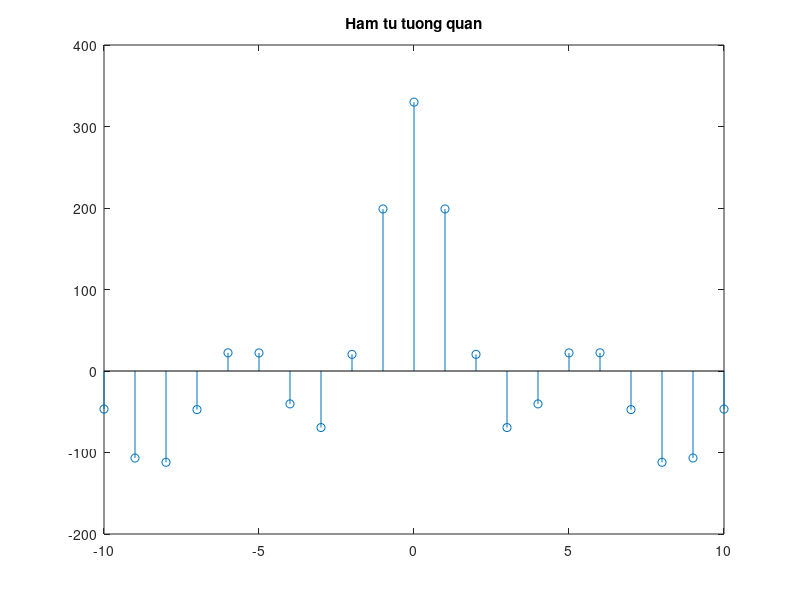

This chart was generated by the following MATLAB code:
a = [1 0 0];
b = [1 -1 0.9];
n = [-5:5];
y = filter(a, b, n);
[r,l] = xcorr(y);
stem (l,r);
title('Ham tu tuong quan');
